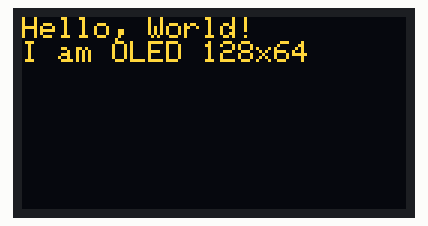
Bench run of a sketch on a simulated Arduino Uno, built with avr-gcc and run on an emulated ATmega328P. On the bench: 128×64 one-colour display. The OLED is the two-colour kind (top 16 rows yellow).

Above: at 0.1 s.
At 2.25 s:
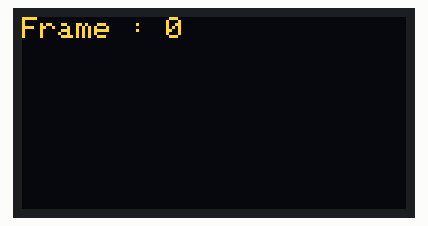
At 11.6 s:
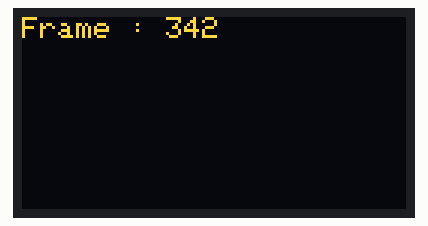
At 20.96 s:
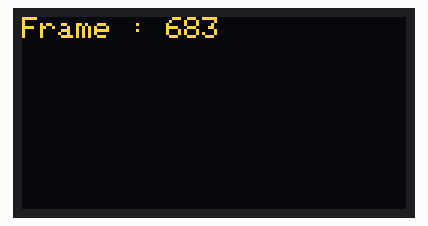
At 30.32 s:
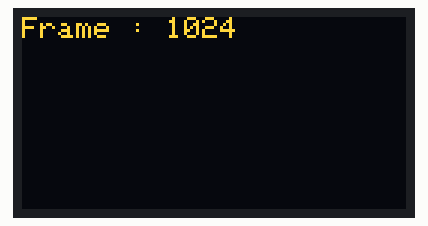
At 39.72 s:
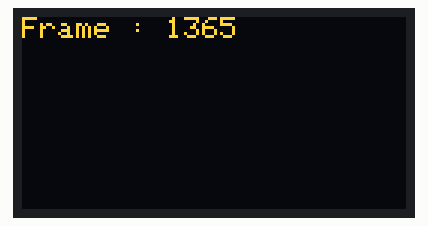

The sketch:

oled_display.ino
```cpp
#include <Wire.h>
#include <Adafruit_GFX.h>
#include <Adafruit_SSD1306.h>

#define SCREEN_WIDTH 128
#define SCREEN_HEIGHT 64

int number_frame = 0;
/*
  I2C example ESP_32

  GND -> GND
  VCC -> 3.3V
  SCL -> GPIO_22
  SDA -> GPIO_21

*/

// Create display object
Adafruit_SSD1306 display(SCREEN_WIDTH, SCREEN_HEIGHT, &Wire, -1);

void setup() {
  // Initialize the OLED
  Serial.begin(9600);
  if (!display.begin(SSD1306_SWITCHCAPVCC, 0x3C)) { // 0x3C is the common I2C address
    Serial.println(F("OLED initialization failed!"));
    for (;;); // Stop if display not found
  }

  display.clearDisplay();                 // Clear the screen
  display.setTextSize(1);                 // Set font size (1 is default, increase for larger text)
  display.setTextColor(SSD1306_WHITE);   // Set text color
  display.setCursor(0, 0);                // Set position (top-left corner)
  display.println(F("Hello, World!"));    // Print text to screen
  display.println(F("I am OLED 128x64"));
  display.display();                      // Display the text

  delay(2000);
}

void loop() {
  // Nothing to do in the loop for this static text example

  display.clearDisplay();
  display.setCursor(0, 0);
  display.print("Frame : ");
  display.print(number_frame);

  display.display();
  number_frame++;


}
```
